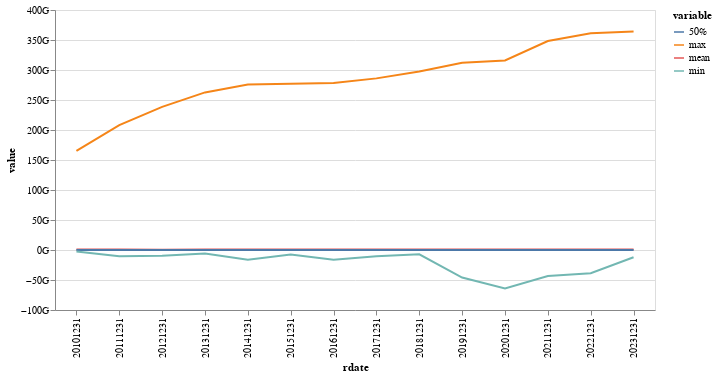

Notebook source saved alongside this figure:
### Markdown cell above
可以看出，2010年后上市公司对总利润的贡献放大了利润变化的程度。老公司的衰退程度比新公司小。

### Code cell
plot_desc(widedf.T)

### Figure 1 — Vega-Lite specification as saved in the notebook (floating-point values rounded to 4 significant figures)
{"config": {"view": {"continuousWidth": 300, "continuousHeight": 300}}, "data": {"name": "data-aa3aec8e0e591b316d0c24b54b9c9b03"}, "mark": {"type": "line"}, "encoding": {"color": {"field": "variable", "type": "nominal"}, "x": {"field": "rdate", "type": "ordinal"}, "y": {"axis": {"format": "~s"}, "field": "value", "type": "quantitative"}}, "params": [{"name": "param_1", "select": {"type": "interval", "encodings": ["x", "y"]}, "bind": "scales"}], "width": 600, "$schema": "https://vega.github.io/schema/vega-lite/v5.17.0.json", "datasets": {"data-aa3aec8e0e591b316d0c24b54b9c9b03": [{"rdate": "20101231", "variable": "mean", "value": 725700000.0}, {"rdate": "20111231", "variable": "mean", "value": 684500000.0}, {"rdate": "20121231", "variable": "mean", "value": 623500000.0}, {"rdate": "20131231", "variable": "mean", "value": 631900000.0}, {"rdate": "20141231", "variable": "mean", "value": 648900000.0}, {"rdate": "20151231", "variable": "mean", "value": 662600000.0}, {"rdate": "20161231", "variable": "mean", "value": 663600000.0}, {"rdate": "20171231", "variable": "mean", "value": 745000000.0}, {"rdate": "20181231", "variable": "mean", "value": 733100000.0}, {"rdate": "20191231", "variable": "mean", "value": 778400000.0}, {"rdate": "20201231", "variable": "mean", "value": 798000000.0}, {"rdate": "20211231", "variable": "mean", "value": 974200000.0}, {"rdate": "20221231", "variable": "mean", "value": 1010000000.0}, {"rdate": "20231231", "variable": "mean", "value": 983400000.0}, {"rdate": "20101231", "variable": "50%", "value": 83480000.0}, {"rdate": "20111231", "variable": "50%", "value": 76420000.0}, {"rdate": "20121231", "variable": "50%", "value": 64840000.0}, {"rdate": "20131231", "variable": "50%", "value": 59470000.0}, {"rdate": "20141231", "variable": "50%", "value": 60610000.0}, {"rdate": "20151231", "variable": "50%", "value": 64730000.0}, {"rdate": "20161231", "variable": "50%", "value": 80150000.0}, {"rdate": "20171231", "variable": "50%", "value": 86990000.0}, {"rdate": "20181231", "variable": "50%", "value": 86090000.0}, {"rdate": "20191231", "variable": "50%", "value": 93080000.0}, {"rdate": "20201231", "variable": "50%", "value": 106100000.0}, {"rdate": "20211231", "variable": "50%", "value": 117800000.0}, {"rdate": "20221231", "variable": "50%", "value": 106900000.0}, {"rdate": "20231231", "variable": "50%", "value": 93240000.0}, {"rdate": "20101231", "variable": "min", "value": -2644000000.0}, {"rdate": "20111231", "variable": "min", "value": -10450000000.0}, {"rdate": "20121231", "variable": "min", "value": -9559000000.0}, {"rdate": "20131231", "variable": "min", "value": -5922000000.0}, {"rdate": "20141231", "variable": "min", "value": -16210000000.0}, {"rdate": "20151231", "variable": "min", "value": -7364000000.0}, {"rdate": "20161231", "variable": "min", "value": -16110000000.0}, {"rdate": "20171231", "variable": "min", "value": -10590000000.0}, {"rdate": "20181231", "variable": "min", "value": -7151000000.0}, {"rdate": "20191231", "variable": "min", "value": -45860000000.0}, {"rdate": "20201231", "variable": "min", "value": -64000000000.0}, {"rdate": "20211231", "variable": "min", "value": -43260000000.0}, {"rdate": "20221231", "variable": "min", "value": -38620000000.0}, {"rdate": "20231231", "variable": "min", "value": -11990000000.0}, {"rdate": "20101231", "variable": "max", "value": 165200000000.0}, {"rdate": "20111231", "variable": "max", "value": 208300000000.0}, {"rdate": "20121231", "variable": "max", "value": 238500000000.0}, {"rdate": "20131231", "variable": "max", "value": 262600000000.0}, {"rdate": "20141231", "variable": "max", "value": 275800000000.0}, {"rdate": "20151231", "variable": "max", "value": 277100000000.0}, {"rdate": "20161231", "variable": "max", "value": 278200000000.0}, {"rdate": "20171231", "variable": "max", "value": 286000000000.0}, {"rdate": "20181231", "variable": "max", "value": 297700000000.0}, {"rdate": "20191231", "variable": "max", "value": 312200000000.0}, {"rdate": "20201231", "variable": "max", "value": 315900000000.0}, {"rdate": "20211231", "variable": "max", "value": 348300000000.0}, {"rdate": "20221231", "variable": "max", "value": 361100000000.0}, {"rdate": "20231231", "variable": "max", "value": 364000000000.0}]}}
